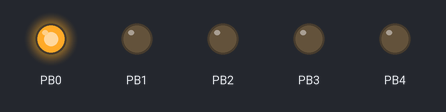
Recording of a sketch running on a simulated ATtiny85, built with avr-gcc and run on an emulated ATtiny85. Parts: output pins drawn as LEDs (lit = HIGH). Random numbers use the default seed unless the sketch sets one.

Above: at 0.05 s.
At 9.85 s:
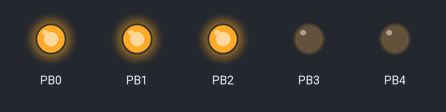
At 19.56 s:
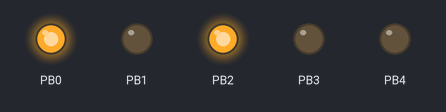
At 23.94 s:
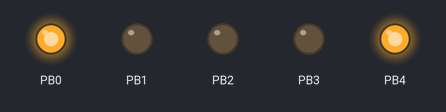
At 29.42 s:
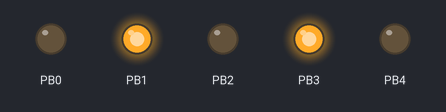
At 34.94 s:
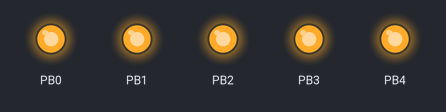
Timing chart, 0 to 40.0 s (numbered marks = the images above):
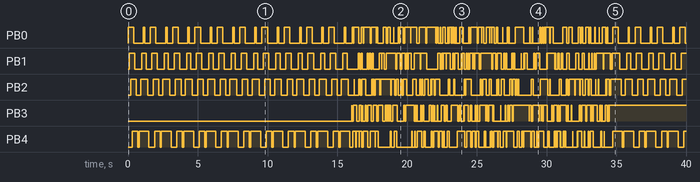

Measured:
- by itself, PB0: LOW → HIGH at 0.00 s, → LOW 0.40 s later, → HIGH 0.70 s later, → LOW 0.10 s later, … (166 changes in this stretch)
- by itself, PB1: LOW → HIGH at 0.10 s, → LOW 0.40 s later, → HIGH 0.50 s later, → LOW 0.30 s later, … (165 changes in this stretch)
- by itself, PB2: LOW → HIGH at 0.20 s, → LOW 0.40 s later, → HIGH 0.30 s later, → LOW 0.50 s later, … (147 changes in this stretch)
- by itself, PB4: LOW → HIGH at 0.30 s, → LOW 0.40 s later, → HIGH 0.10 s later, → LOW 0.70 s later, … (153 changes in this stretch)

The sketch:

LED_chaser.ino
```cpp
// Written by Chitrangad Singh with help from examples available freely on web.

// A very basic KITT-like LED chanser with 4 LEDs on a Digispark board.
// I used SMD multi-colored LEDs to miniaturize it and sew it on a jacket. Run it off a 3v coin cell.

int i = 10;

void setup() // setup all pins as OUTPUTS to drive current for
{            // the LEDs.
  pinMode(0, OUTPUT);
  pinMode(1, OUTPUT);
  pinMode(2, OUTPUT);
  pinMode(4, OUTPUT);
 }

void loop(){
   if(i <= 0)
{
  for(int j=0;j<random(100,300);j++)
  {
  analogWrite(random(0,5), 0);
  delay(20);
  analogWrite(random(0,5), 255);
  delay(20);
  analogWrite(random(0,5), 0);
  delay(20);
  analogWrite(random(0,5), 255);
  delay(20);
  analogWrite(random(0,5), 0);
  delay(20);
  analogWrite(random(0,5), 255);
  delay(20);
  analogWrite(random(0,5), 0);
  delay(20);
  analogWrite(random(0,5), 255);
  }
  i = 10;
  }
  digitalWrite(0, HIGH); // LED0 ON
  delay(100);            // wait 100 ms
  digitalWrite(1, HIGH); // LED1 ON
  delay(100);            // wait 100 ms
  digitalWrite(2, HIGH); // LED2 ON
  delay(100);            // wait 100 ms
  digitalWrite(4, HIGH); // LED4 ON
  delay(100);            // wait 100 ms
  digitalWrite(0, LOW);  // turn off ALL LEDs
  delay(100);
  digitalWrite(1, LOW);
  delay(100);
  digitalWrite(2, LOW);
  delay(100);
  digitalWrite(4, LOW);
  delay(100);
  digitalWrite(4, HIGH); // LED0 ON
  delay(100);            // wait 100 ms
  digitalWrite(2, HIGH); // LED1 ON
  delay(100);            // wait 100 ms
  digitalWrite(1, HIGH); // LED2 ON
  delay(100);            // wait 100 ms
  digitalWrite(0, HIGH); // LED4 ON
  delay(100);
  digitalWrite(0, LOW);  // turn off ALL LEDs
  delay(100);
  digitalWrite(1, LOW);
  delay(100);
  digitalWrite(2, LOW);
  delay(100);
  digitalWrite(4, LOW);
  delay(100);
  i = i-1;   // 500 ms delay
}
```
